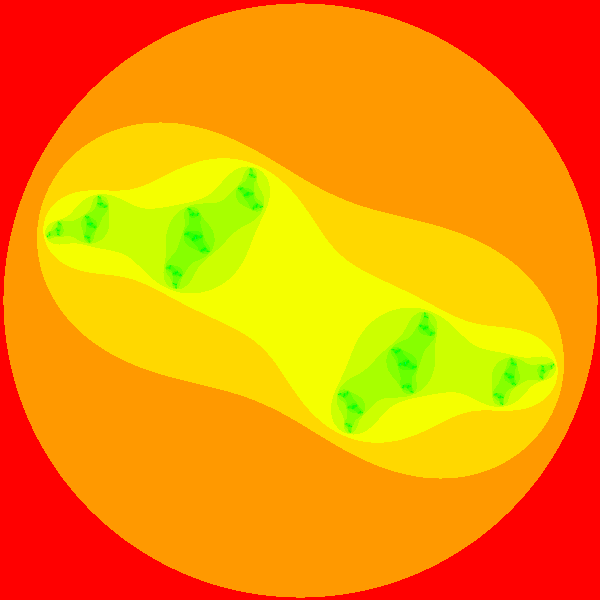
Frame 1 (no input)
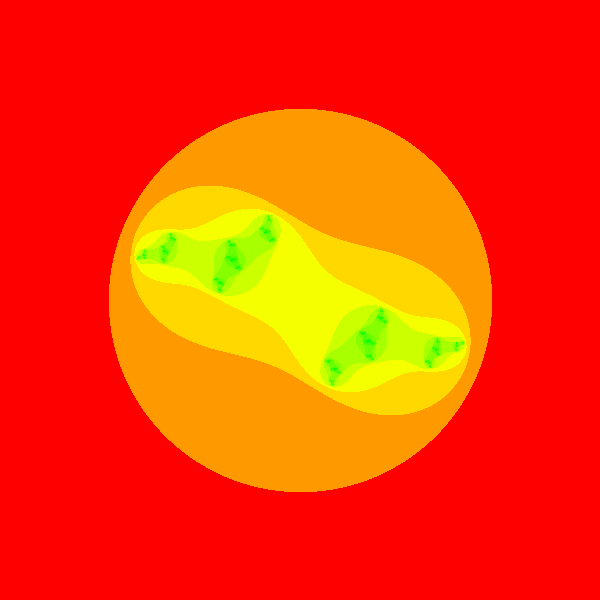
Frame 60 (no input)
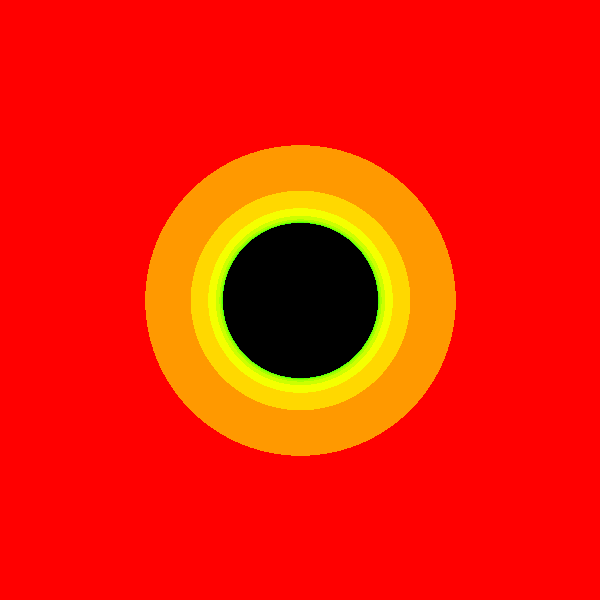
Frame 120 (the mouse pressed at the canvas centre since frame 60)

The p5.js sketch that drew these frames (run headless with seeded random() and noise() and a simulated clock; from frame 60 on, the mouse is pressed at the canvas centre):

// p5.js sketch
// ── sketch.js
const colorsRed = [];
const colorsGreen = [];
const colorsBlue = [];
const colorsAlpha = [];
var angle = 0;
function setup() {
  var can = createCanvas(600, 600);
  colorMode(HSB, 1);
  for (var n = 0; n < 100; n++) {
    var hu = sqrt(n / 100);
    var col = color(hu, 10, 255, 240);
    colorsRed[n] = red(col);
    colorsGreen[n] = green(col);
    colorsBlue[n] = blue(col);
    colorsAlpha[n] = alpha(col);
    var t = (windowWidth - width) / 2;
  var v = (windowHeight - height) / 2;
  can.position(t, v);
  }
}
function draw() {
   var a0 = map(mouseX, 0, width, -1, 1);
   var b0 = map(mouseY, 0, height, -1, 1);
  angle += 0.01;
  background(0);
  var w = abs(sin(angle)+1)*4;//2
  var h = w;
  var x_min = -w /2;
  var y_min = -h /2 ;
  loadPixels();
  var x_max = x_min + w;
  var y_max = y_min + h;
  var chanx = (x_max - x_min) / width;
  var chany = (y_max - y_min) / height;
  var y = y_min;
  for (var hei = 0; hei < height; hei++) {
    var x = x_min;
    for (var wi= 0;wi< width; wi++) {
      var a = x;
      var b = y;
       n = 0;
      while (n < 100) {
        if (a*a + b*b > 4) {
          break;
        }
        var ab = 2 * a * b;
        a = a*a - b*b + a0;
        b = ab + b0;
        n++;
      }
      var index= (wi + hei * width)*4 ;

        pixels[index+ 0] = colorsRed[n];
        pixels[index+ 1] = colorsGreen[n];
        pixels[index+ 2] = colorsBlue[n];
        //pixels[index+ 3] = colorsAlpha[n];

      x += chanx;
    }
    y += chany;
  }
  updatePixels();
}
